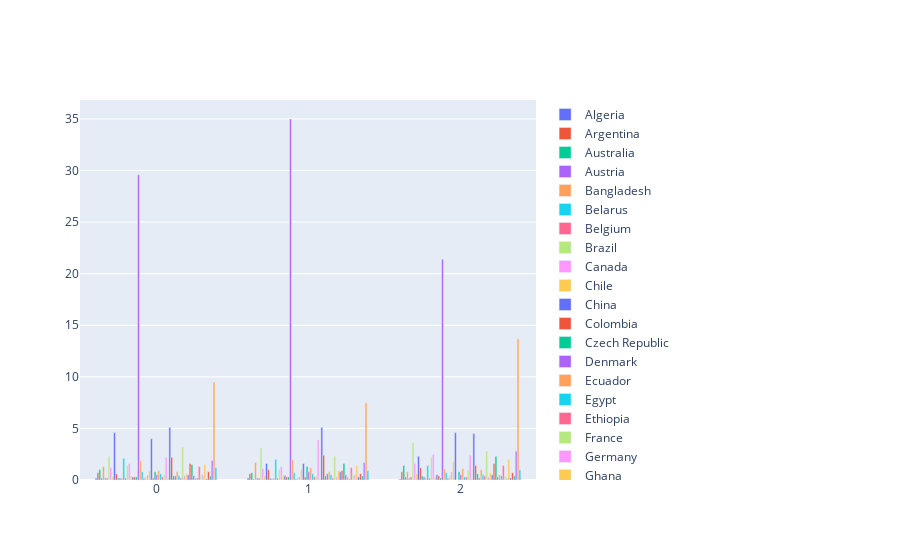

Here is the notebook cell this chart was saved with:
### Markdown cell above
C2 participants are more likely to reside in developed countries. C0 has slight more number of participants than C1 residing in developed regions.

### Code cell
cluster_question_plot(binary_data, "Country")[0][BRICS]

### Figure 1 — Plotly figure (JSON) as saved in the notebook; plotly's stock layout.template omitted (floating-point values rounded to 4 significant figures)
{"data": [{"name": "Algeria", "type": "bar", "x": [0, 1, 2], "y": [0.2, 0.2, 0.1]}, {"name": "Argentina", "type": "bar", "x": [0, 1, 2], "y": [0.7, 0.6, 0.8]}, {"name": "Australia", "type": "bar", "x": [0, 1, 2], "y": [1, 0.7, 1.4]}, {"name": "Austria", "type": "bar", "x": [0, 1, 2], "y": [0.2, 0.1, 0.3]}, {"name": "Bangladesh", "type": "bar", "x": [0, 1, 2], "y": [1.3, 1.7, 0.8]}, {"name": "Belarus", "type": "bar", "x": [0, 1, 2], "y": [0.2, 0.2, 0.2]}, {"name": "Belgium", "type": "bar", "x": [0, 1, 2], "y": [0.2, 0.2, 0.3]}, {"name": "Brazil", "type": "bar", "x": [0, 1, 2], "y": [2.3, 3.1, 3.6]}, {"name": "Canada", "type": "bar", "x": [0, 1, 2], "y": [1.2, 1.1, 1.6]}, {"name": "Chile", "type": "bar", "x": [0, 1, 2], "y": [0.3, 0.4, 0.6]}, {"name": "China", "type": "bar", "x": [0, 1, 2], "y": [4.6, 1.6, 2.3]}, {"name": "Colombia", "type": "bar", "x": [0, 1, 2], "y": [0.6, 1, 1.2]}, {"name": "Czech Republic", "type": "bar", "x": [0, 1, 2], "y": [0.2, 0.2, 0.4]}, {"name": "Denmark", "type": "bar", "x": [0, 1, 2], "y": [0.2, 0.1, 0.3]}, {"name": "Ecuador", "type": "bar", "x": [0, 1, 2], "y": [0.2, 0.2, 0.2]}, {"name": "Egypt", "type": "bar", "x": [0, 1, 2], "y": [2.1, 2, 1.4]}, {"name": "Ethiopia", "type": "bar", "x": [0, 1, 2], "y": [0.2, 0.2, 0.2]}, {"name": "France", "type": "bar", "x": [0, 1, 2], "y": [1.4, 1, 2.2]}, {"name": "Germany", "type": "bar", "x": [0, 1, 2], "y": [1.6, 1.3, 2.5]}, {"name": "Ghana", "type": "bar", "x": [0, 1, 2], "y": [0.4, 0.5, 0.3]}, {"name": "Greece", "type": "bar", "x": [0, 1, 2], "y": [0.3, 0.4, 0.5]}, {"name": "Hong Kong (S.A.R.)", "type": "bar", "x": [0, 1, 2], "y": [0.3, 0.3, 0.4]}, {"name": "I do not wish to disclose my location", "type": "bar", "x": [0, 1, 2], "y": [0.3, 0.3, 0.2]}, {"name": "India", "type": "bar", "x": [0, 1, 2], "y": [29.6, 35, 21.4]}, {"name": "Indonesia", "type": "bar", "x": [0, 1, 2], "y": [1.9, 2, 1.1]}, {"name": "Iran, Islamic Republic of...", "type": "bar", "x": [0, 1, 2], "y": [0.8, 0.7, 0.7]}, {"name": "Iraq", "type": "bar", "x": [0, 1, 2], "y": [0.2, 0.1, 0.2]}, {"name": "Ireland", "type": "bar", "x": [0, 1, 2], "y": [0.3, 0.3, 0.4]}, {"name": "Israel", "type": "bar", "x": [0, 1, 2], "y": [0.5, 0.3, 0.8]}, {"name": "Italy", "type": "bar", "x": [0, 1, 2], "y": [0.9, 1, 1.8]}, {"name": "Japan", "type": "bar", "x": [0, 1, 2], "y": [4, 1.6, 4.6]}, {"name": "Kazakhstan", "type": "bar", "x": [0, 1, 2], "y": [0.2, 0.3, 0]}, {"name": "Kenya", "type": "bar", "x": [0, 1, 2], "y": [0.8, 1.3, 0.8]}, {"name": "Malaysia", "type": "bar", "x": [0, 1, 2], "y": [0.5, 0.8, 0.5]}, {"name": "Mexico", "type": "bar", "x": [0, 1, 2], "y": [0.9, 1.2, 1.1]}, {"name": "Morocco", "type": "bar", "x": [0, 1, 2], "y": [0.6, 0.6, 0.3]}, {"name": "Nepal", "type": "bar", "x": [0, 1, 2], "y": [0.3, 0.3, 0.3]}, {"name": "Netherlands", "type": "bar", "x": [0, 1, 2], "y": [0.5, 0.4, 1]}, {"name": "Nigeria", "type": "bar", "x": [0, 1, 2], "y": [2.2, 3.9, 2.4]}, {"name": "Norway", "type": "bar", "x": [0, 1, 2], "y": [0.2, 0.1, 0.2]}, {"name": "Other", "type": "bar", "x": [0, 1, 2], "y": [5.1, 5.1, 4.5]}, {"name": "Pakistan", "type": "bar", "x": [0, 1, 2], "y": [2.2, 2.4, 1.4]}, {"name": "Peru", "type": "bar", "x": [0, 1, 2], "y": [0.4, 0.4, 0.6]}, {"name": "Philippines", "type": "bar", "x": [0, 1, 2], "y": [0.4, 0.6, 0.2]}, {"name": "Poland", "type": "bar", "x": [0, 1, 2], "y": [0.8, 0.8, 1]}, {"name": "Portugal", "type": "bar", "x": [0, 1, 2], "y": [0.4, 0.5, 0.5]}, {"name": "Romania", "type": "bar", "x": [0, 1, 2], "y": [0.2, 0.2, 0.4]}, {"name": "Russia", "type": "bar", "x": [0, 1, 2], "y": [3.2, 2.3, 2.8]}, {"name": "Saudi Arabia", "type": "bar", "x": [0, 1, 2], "y": [0.4, 0.3, 0.3]}, {"name": "Singapore", "type": "bar", "x": [0, 1, 2], "y": [0.6, 0.9, 0.7]}, {"name": "South Africa", "type": "bar", "x": [0, 1, 2], "y": [0.5, 0.8, 0.5]}, {"name": "South Korea", "type": "bar", "x": [0, 1, 2], "y": [1.6, 0.9, 1.6]}, {"name": "Spain", "type": "bar", "x": [0, 1, 2], "y": [1.5, 1.6, 2.3]}, {"name": "Sri Lanka", "type": "bar", "x": [0, 1, 2], "y": [0.4, 0.5, 0.3]}, {"name": "Sweden", "type": "bar", "x": [0, 1, 2], "y": [0.2, 0.3, 0.5]}, {"name": "Switzerland", "type": "bar", "x": [0, 1, 2], "y": [0.2, 0.1, 0.4]}, {"name": "Taiwan", "type": "bar", "x": [0, 1, 2], "y": [1.3, 1.2, 1.4]}, {"name": "Thailand", "type": "bar", "x": [0, 1, 2], "y": [0.5, 0.5, 0.4]}, {"name": "Tunisia", "type": "bar", "x": [0, 1, 2], "y": [0.5, 0.5, 0.2]}, {"name": "Turkey", "type": "bar", "x": [0, 1, 2], "y": [1.5, 1.4, 2]}, {"name": "Uganda", "type": "bar", "x": [0, 1, 2], "y": [0.1, 0.3, 0.2]}, {"name": "Ukraine", "type": "bar", "x": [0, 1, 2], "y": [0.8, 0.6, 0.7]}, {"name": "United Arab Emirates", "type": "bar", "x": [0, 1, 2], "y": [0.4, 0.4, 0.4]}, {"name": "United Kingdom of Great Britain and Northern Ireland", "type": "bar", "x": [0, 1, 2], "y": [1.9, 1.7, 2.8]}, {"name": "United States of America", "type": "bar", "x": [0, 1, 2], "y": [9.5, 7.5, 13.7]}, {"name": "Viet Nam", "type": "bar", "x": [0, 1, 2], "y": [1.2, 0.9, 1]}], "layout": {}}
